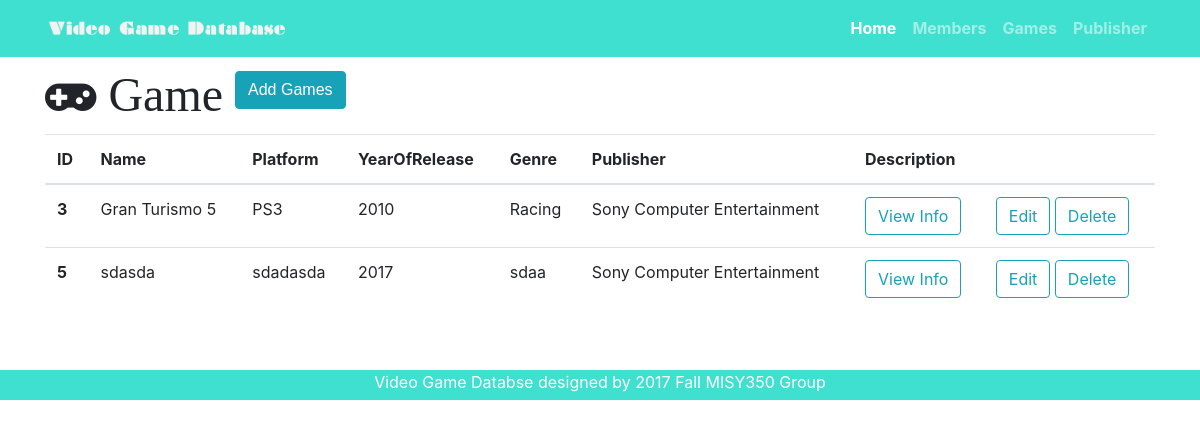
Before: /games with the older database file.
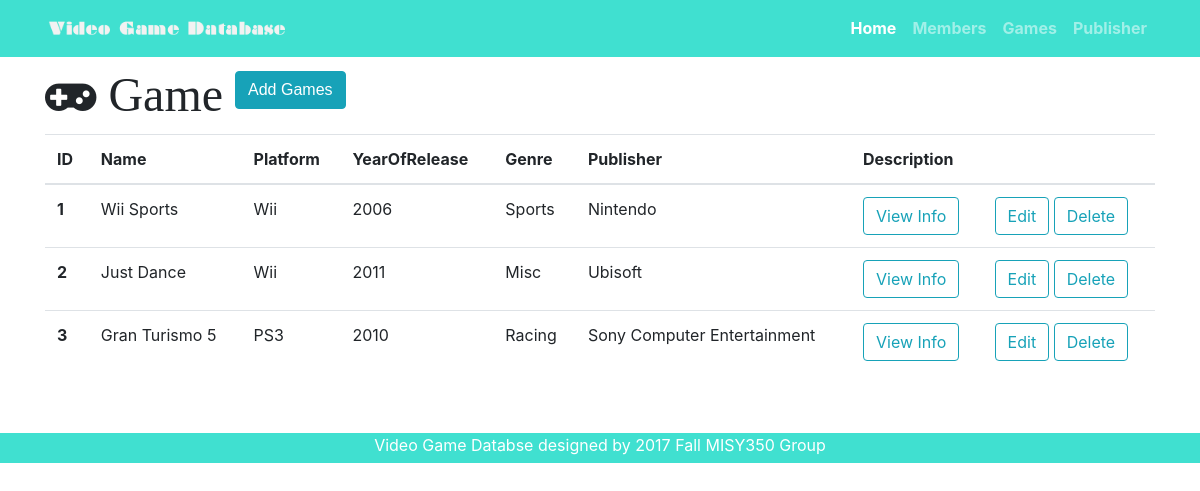
After: the same page with the newer database file.
### videogame.py (models this page shows)
class Game(db.Model):
    __tablename__ = 'games'
    id = db.Column(db.Integer, primary_key=True)
    name = db.Column(db.String(64))
    platform = db.Column(db.String(64))
    year_of_release = db.Column(db.Integer)
    genre = db.Column(db.String(64))
    description = db.Column(db.Text)
    publisher_id = db.Column(db.Integer, db.ForeignKey('publishers.id'))

class Publisher(db.Model):
    __tablename__ = 'publishers'
    id = db.Column(db.Integer, primary_key=True)
    name = db.Column(db.String(64))
    location = db.Column(db.CHAR(2))
    year_founded = db.Column(db.Integer)
    publisher = db.relationship('Game', backref='publisher', cascade='delete')

### videogame.py (the view)
@app.route('/games')
def games():
    games = Game.query.all()
    return render_template('games.html',games=games)

### templates/games.html (shortened to what this page needs)
{% extends "game-base.html" %}
{% block head %}
{{ super () }}
{% endblock %}
{% block page_content %}
<div class="container">
 <i class="fa fa-gamepad fa-3x" aria-hidden="true"> Game
 <a id="add" href="/game/add" class="btn btn-info" role="button" aria-disabled="true">Add Games</a>
</i> {% if games %}
 <table class="table mt-3">
   <thead>
     <tr>
       <th>ID</th>
       <th>Name</th>
       <th>Platform</th>
       <th>YearOfRelease</th>
       <th>Genre</th>
       <th>Publisher</th>
       <th>Description</th>
       <th></th>
     </tr>
   </thead>
   <tbody>
     {% for game in games %}
     <tr>
       <th scope="row">{{ game.id }}</th>
       <td>{{ game.name }}</td>
       <td>{{ game.platform }}</td>
       <td>{{ game.year_of_release }}</td>
       <td>{{ game.genre }}</td>
       <td>{{ game.publisher.name }}</td>
       <td>
          <button type="button" class="btn btn-outline-info" data-toggle="modal" data-target="#{{game.id}}">
                View Info
              </button>
        </td>
       <td>
         <a href="/game/edit/{{game.id}}" class="btn btn-outline-info" role="button" aria-disabled="true">Edit</a>
         <a href="/game/delete/{{game.id}}" class="btn btn-outline-info" role="button">Delete</a>
       </td>
     </tr>
     {% endfor%}
   </tbody>
 </table>
 {% else %}
 <h3>There is no games in the database yet.</h3> {% endif %}
</div>
{% endblock%}

### templates/game-base.html (shortened to what this page needs)
<!DOCTYPE html>
<html lang="en">
<head>
  {% block head %}
  <link rel="stylesheet" href="https://maxcdn.bootstrapcdn.com/bootstrap/4.0.0-beta.2/css/bootstrap.min.css">
  <link rel="stylesheet" href="https://maxcdn.bootstrapcdn.com/font-awesome/4.7.0/css/font-awesome.min.css">
  <link rel="stylesheet" type="text/css" href="{{ url_for('static', filename='css/customstyle.css') }}"> {% endblock %}
</head>
<body>
  <nav class="navbar navbar-expand-lg navbar-dark fixed-top" style="background-color:Turquoise; font-weight: bold;">
    <div class="container">
      <a class="navbar-brand" href="/">
         <img src="{{ url_for('static', filename='img/page-logo.png') }}"
          alt="logo" width="250">
       </a>
      <div class="collapse navbar-collapse" id="navbarResponsive">
        <ul class="navbar-nav ml-auto">
          <li class="nav-item active">
            <a class="nav-link" href="/">Home
              </a>
          </li>
          <li class="nav-item">
            <a class="nav-link" href="/members">Members</a>
          </li>
          <li class="nav-item">
            <a class="nav-link" href="/games">Games</a>
          </li>
          <li class="nav-item">
            <a class="nav-link" href="/publishers">Publisher</a>
          </li>
        </ul>
      </div>
    </div>
  </nav>
  {% block page_content %} {% endblock %}
  {% block footer %}
  <div id="footer">
      <footer>
        <p>Video Game Databse designed by 2017 Fall MISY350 Group </p>
      </footer>
    </div>
  {% endblock %}
</body>
</html>

### static/css/customstyle.css (style rules this page uses)
body { padding-top: 70px; }

### templates/games.html (style rules this page uses)
#add { left: 690px; color: white; font-family: Verdana, Helvetica, Sans-serif; }

### templates/game-base.html (style rules this page uses)
#footer { position: inherit; text-align: center; margin-top: 60px; color: white; bottom:0; width:100%; height:30px; background:Turquoise; }

Changed rows visible on the page:
removed Game: id "5", name "sdasda", platform "sdadasda", year_of_release "2017", genre "sdaa", publisher.name "Sony Computer Entertainment"
added Game: id "1", name "Wii Sports", platform "Wii", year_of_release "2006", genre "Sports", publisher.name "Nintendo"
added Game: id "2", name "Just Dance", platform "Wii", year_of_release "2011", genre "Misc", publisher.name "Ubisoft"
